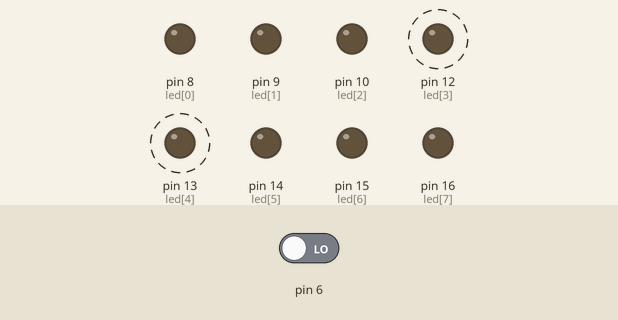
This sketch was run on a simulated Arduino Uno, built with avr-gcc and run on an emulated ATmega328P. On the bench: output pins drawn as LEDs (lit = HIGH). Dashed ring = blinking. The test bench sets the inputs (shaded band); at power-on: pin 6 LOW.

Above: at 6.3 s.
8.1 s: pin 6 driven HIGH
At 9.05 s:
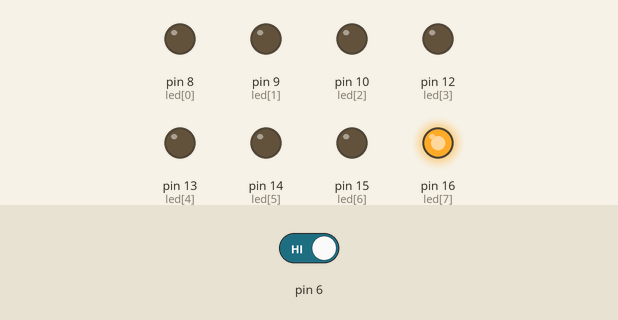
12.7 s: pin 6 driven LOW
At 13.2 s:
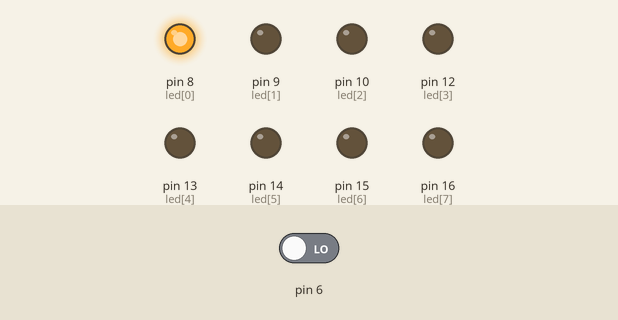
Timing chart, 0 to 23.3 s (numbered marks = the images above; inputs shaded):
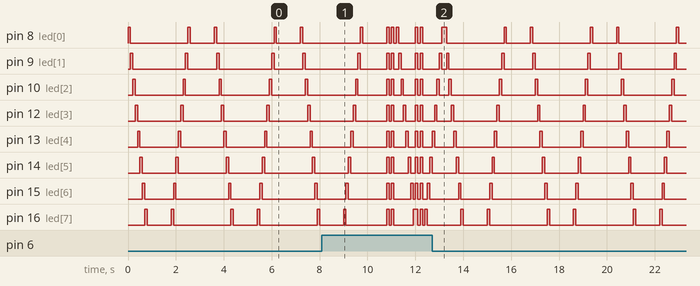

The sketch:

0311cp3.ino
```cpp
void setup() {
  int i;
  int led[] ={8,9,10,12,13,14,15,16};
  for(i=0;i<=7;i++)
  {
  pinMode(led[i],OUTPUT);
  digitalWrite (led[i],LOW);
  }
  pinMode(6,INPUT);
}

void loop() {
  boolean val =digitalRead(6);
  int i;
  int led[] ={8,9,10,12,13,14,15,16};
  if(val)
  {
for(i=0;i<=7;i++)
  {
    digitalWrite (led[i],HIGH);
    }
    delay(100);
  for(i=0;i<=7;i++)
  {
    digitalWrite (led[i],LOW);
    }
    delay(100);
  for(i=0;i<=7;i++)
  {
    digitalWrite (led[i],HIGH);
    }
    delay(100);
  for(i=0;i<=7;i++)
  {
    digitalWrite (led[i],LOW);
    }
    delay(100);
  for(i=0;i<=7;i++)
  {
   digitalWrite (led[i],HIGH);
   delay(100);
   digitalWrite (led[i],LOW);
  }


  for(i=0;i<=7;i++)
  {
    digitalWrite (led[i],HIGH);
    }
    delay(100);
  for(i=0;i<=7;i++)
  {
    digitalWrite (led[i],LOW);
    }
    delay(100);
  for(i=0;i<=7;i++)
  {
    digitalWrite (led[i],HIGH);
    }
    delay(100);
  for(i=0;i<=7;i++)
  {
    digitalWrite (led[i],LOW);
    }
    delay(100);
  for(i=7;i>=0;i--)
  {
   digitalWrite (led[i],HIGH);
   delay(100);
   digitalWrite (led[i],LOW);
  }
    }
  else
  {
for(i=0;i<=7;i++)
  {
   digitalWrite (led[i],HIGH);
   delay(100);
   digitalWrite (led[i],LOW);
  }
  delay(1000);
    for(i=7;i>=0;i--)
  {
   digitalWrite (led[i],HIGH);
   delay(100);
   digitalWrite (led[i],LOW);
  }
  delay(1000);
    }
}
```

Measured:
- by itself, pin 8 (led[0]): repeats every 3.6 s: LOW 2.4 s, HIGH 0.10 s, LOW 1.0 s, HIGH 0.10 s
- by itself, pin 14 (led[5]): repeats every 3.6 s: HIGH 0.10 s, LOW 1.4 s, HIGH 0.10 s, LOW 2.0 s
- by itself, pin 15 (led[6]): repeats every 3.6 s: LOW 1.2 s, HIGH 0.10 s, LOW 2.2 s, HIGH 0.10 s
- by itself, pin 16 (led[7]): repeats every 3.6 s: LOW 1.0 s, HIGH 0.10 s, LOW 2.4 s, HIGH 0.10 s
